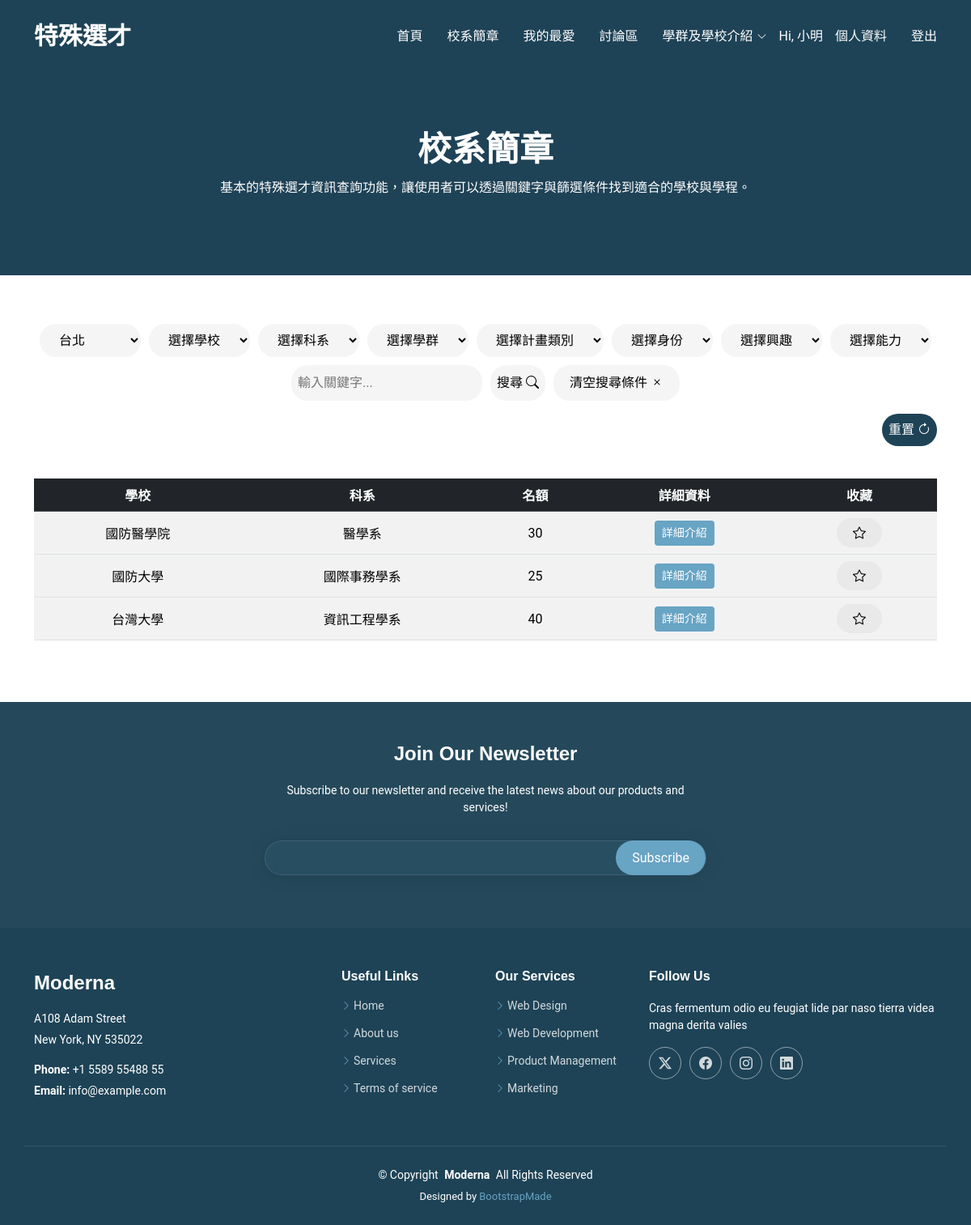
Screenshot of /Moderna/test.php?region=台北 (signed in) with the database file from the repository.
### tables this page shows
CREATE TABLE `admi_thro_years` (
  `sch_num` varchar(20) NOT NULL,
  `school` varchar(20) NOT NULL,
  `dep` varchar(20) NOT NULL,
  `110` int(80) NOT NULL,
  `111` int(80) NOT NULL,
  `112` int(80) NOT NULL,
  `113` int(80) NOT NULL,
  `114` int(80) NOT NULL
);

CREATE TABLE `sch_description` (
  `Sch_num` varchar(20) NOT NULL,
  `School_Name` varchar(20) NOT NULL,
  `p_type` varchar(10) NOT NULL,
  `Department` varchar(20) NOT NULL,
  `Region` varchar(10) NOT NULL,
  `address` varchar(50) NOT NULL,
  `Disc_Cluster` varchar(10) NOT NULL,
  `Schol_Apti` varchar(10) DEFAULT NULL,
  `Exam_Item` varchar(20) DEFAULT NULL,
  `Talent` varchar(10) DEFAULT NULL,
  `ID` varchar(10) DEFAULT NULL,
  `Plan` varchar(10) DEFAULT NULL,
  `Quota` int(11) NOT NULL,
  `announce` varchar(100) DEFAULT NULL,
  `Contact` varchar(225) DEFAULT NULL,
  `link` varchar(225) DEFAULT NULL,
  `note` varchar(100) DEFAULT NULL
);

### Moderna/test.php (the view, shortened to what this page needs)
<?php include('header.php'); ?>
<!DOCTYPE html>
<html lang="zh-Hant">
<head>
  <link href="assets/vendor/bootstrap/css/bootstrap.min.css" rel="stylesheet">
  <link href="assets/vendor/bootstrap-icons/bootstrap-icons.css" rel="stylesheet">
  <link href="assets/vendor/aos/aos.css" rel="stylesheet">
  <link href="assets/vendor/glightbox/css/glightbox.min.css" rel="stylesheet">
  <link href="assets/vendor/swiper/swiper-bundle.min.css" rel="stylesheet">
  <link href="assets/css/main.css" rel="stylesheet">
</head>
<body class="about-page">
<main class="main">
  <div class="page-title dark-background">
    <div class="container position-relative">
      <h1>校系簡章</h1>
      <p>基本的特殊選才資訊查詢功能，讓使用者可以透過關鍵字與篩選條件找到適合的學校與學程。</p>
    </div>
  </div>
  <section id="about" class="about section">
    <div class="container">
<?php
$servername = "localhost";
$username = "root";
$password = "";
$dbname = "sa-6";
$conn = new mysqli($servername, $username, $password, $dbname);
$filters = [
  "q" => $_GET['q'] ?? "",
  "region" => $_GET['region'] ?? "",
  "department" => $_GET['department'] ?? "",
  "plan" => $_GET['plan'] ?? "",
  "schol_apti" => $_GET['schol_apti'] ?? "",
  "talent" => $_GET['talent'] ?? "",
  "ID" => $_GET['ID'] ?? "",
  "school_name" => $_GET['school_name'] ?? "",
  "disc_cluster" => $_GET['disc_cluster'] ?? ""
];
$sql = "SELECT sd.*, aty.110, aty.111, aty.112, aty.113, aty.114
        FROM sch_description sd
        LEFT JOIN admi_thro_years aty ON sd.Sch_num = aty.sch_num
        WHERE 1=1";
$params = [];
$types = "";
foreach ($filters as $k => $v) {
  if ($k !== "q" && !empty($v)) {
    $sql .= " AND $k = ?";
    $params[] = $v;
    $types .= "s";
  }
}
$stmt = $conn->prepare($sql);
if (!empty($params)) $stmt->bind_param($types, ...$params);
$stmt->execute();
$result = $stmt->get_result();
$results = $result ? $result->fetch_all(MYSQLI_ASSOC) : [];
?>
<div class="filter-container">
<form method="GET" action="" class="filter-form">
    <select name="region">
        <option value="台北" <?php if ($filters["region"] == "台北") echo "selected"; ?>>台北</option>
    </select>
    <select name="school_name">
        <option value="">選擇學校</option>
    </select>
    <select name="department">
        <option value="">選擇科系</option>
    </select>
    <select name="disc_cluster">
        <option value="">選擇學群</option>
    </select>
    <select name="plan">
        <option value="">選擇計畫類別</option>
    </select>
    <select name="ID">
        <option value="">選擇身份</option>
    </select>
    <select name="schol_apti">
        <option value="">選擇興趣</option>
    </select>
    <select name="talent">
        <option value="">選擇能力</option>
    </select>
    <input type="text" name="q" value="<?php echo htmlspecialchars($filters['q']); ?>"
           placeholder="輸入關鍵字..." class="search-input">
    <button type="submit" class="search-button">搜尋 <i class="bi bi-search"></i></button>
    <button type="reset" class="reset-button">清空搜尋條件 <i class="bi bi-x"></i></button>
</form>
</div>
      <div style="display: flex; justify-content: flex-end;">
        <form method="GET" >
        <button type="submit" class="clear-button">重置 <i class="bi bi-arrow-clockwise"></i></button>
        </form>
       </div>
<?php if (!empty($results)): ?>
<table class="table table-striped table-hover align-middle text-center mt-4">
  <thead class="table-dark">
    <tr><th>學校</th><th>科系</th><th>名額</th><th>詳細資料</th><th>收藏</th></tr>
  </thead>
  <tbody>
<?php foreach ($results as $row): ?>
<tr>
  <td><?= htmlspecialchars($row['School_Name']); ?></td>
  <td><?= htmlspecialchars($row['Department']); ?></td>
  <td><?= htmlspecialchars($row['Quota']); ?></td>
  <td>
          <button class="btn  btn-sm" style=" background-color: var(--accent-color); color:white;" type="button" data-bs-toggle="collapse" data-bs-target="#details-<?php echo $row['Sch_num']; ?>" aria-expanded="false" aria-controls="details-<?php echo $row['Sch_num']; ?>">
            詳細介紹
          </button>
        </td>
        <td>
        <button class="favorite-btn" style="background-color:none" data-sch-num="<?php echo $row['Sch_num']; ?>" onclick="toggleStar(this)">
        <i class="bi bi-star"></i>
</button>
        </td>
</tr>
<?php endforeach; ?>
</tbody></table>
<?php else: ?>
<p>沒有找到相關結果。</p>
<?php endif; ?>
</div></section>
</main>
  <footer id="footer" class="footer dark-background">
    <div class="footer-newsletter">
      <div class="container">
        <div class="row justify-content-center text-center">
          <div class="col-lg-6">
            <h4>Join Our Newsletter</h4>
            <p>Subscribe to our newsletter and receive the latest news about our products and services!</p>
            <form action="forms/newsletter.php" method="post" class="php-email-form">
              <div class="newsletter-form"><input type="email" name="email"><input type="submit" value="Subscribe"></div>
            </form>
          </div>
        </div>
      </div>
    </div>
    <div class="container footer-top">
      <div class="row gy-4">
        <div class="col-lg-4 col-md-6 footer-about">
          <a href="index.html" class="d-flex align-items-center">
            <span class="sitename">Moderna</span>
          </a>
          <div class="footer-contact pt-3">
            <p>A108 Adam Street</p>
            <p>New York, NY 535022</p>
            <p class="mt-3"><strong>Phone:</strong> <span>+1 5589 55488 55</span></p>
            <p><strong>Email:</strong> <span>info@example.com</span></p>
          </div>
        </div>
        <div class="col-lg-2 col-md-3 footer-links">
          <h4>Useful Links</h4>
          <ul>
            <li><i class="bi bi-chevron-right"></i> <a href="#">Home</a></li>
            <li><i class="bi bi-chevron-right"></i> <a href="#">About us</a></li>
            <li><i class="bi bi-chevron-right"></i> <a href="#">Services</a></li>
            <li><i class="bi bi-chevron-right"></i> <a href="#">Terms of service</a></li>
          </ul>
        </div>
        <div class="col-lg-2 col-md-3 footer-links">
          <h4>Our Services</h4>
          <ul>
            <li><i class="bi bi-chevron-right"></i> <a href="#">Web Design</a></li>
            <li><i class="bi bi-chevron-right"></i> <a href="#">Web Development</a></li>
            <li><i class="bi bi-chevron-right"></i> <a href="#">Product Management</a></li>
            <li><i class="bi bi-chevron-right"></i> <a href="#">Marketing</a></li>
          </ul>
        </div>
        <div class="col-lg-4 col-md-12">
          <h4>Follow Us</h4>
          <p>Cras fermentum odio eu feugiat lide par naso tierra videa magna derita valies</p>
          <div class="social-links d-flex">
            <a href=""><i class="bi bi-twitter-x"></i></a>
            <a href=""><i class="bi bi-facebook"></i></a>
            <a href=""><i class="bi bi-instagram"></i></a>
            <a href=""><i class="bi bi-linkedin"></i></a>
          </div>
        </div>
      </div>
    </div>
    <div class="container copyright text-center mt-4">
      <p>© <span>Copyright</span> <strong class="px-1 sitename">Moderna</strong> <span>All Rights Reserved</span></p>
      <div class="credits">
        Designed by <a href="https://bootstrapmade.com/">BootstrapMade</a>
      </div>
    </div>
  </footer>
</body>
</html>

### Moderna/assets/css/main.css (style rules this page uses)
:root { --default-font: "Roboto", system-ui, -apple-system, "Segoe UI", Roboto, "Helvetica Neue", Arial, "Noto Sans", "Liberation Sans", sans-serif, "Apple Color Emoji", "Segoe UI Emoji", "Segoe UI Symbol", "Noto Color Emoji"; --heading-font: "Raleway", sans-serif; --nav-font: "Poppins", sans-serif; }
:root { --background-color: #ffffff; --default-color: #555555; --heading-color: #1e4356; --accent-color: #68a4c4; --surface-color: #ffffff; --contrast-color: #ffffff; }
:root { --nav-color: #ffffff; --nav-hover-color: #68a4c4; --nav-mobile-background-color: #ffffff; --nav-dropdown-background-color: #ffffff; --nav-dropdown-color: #555555; --nav-dropdown-hover-color: #68a4c4; }
.dark-background { --background-color: #1e4356; --default-color: #ffffff; --heading-color: #ffffff; --surface-color: #284e62; --contrast-color: #ffffff; }
:root { scroll-behavior: smooth; }
body { color: var(--default-color); background-color: var(--background-color); font-family: var(--default-font); }
a { color: var(--accent-color); text-decoration: none; transition: 0.3s; }
h1, h2, h3, h4, h5, h6 { color: var(--heading-color); font-family: var(--heading-font); }
.footer { color: var(--default-color); background-color: var(--background-color); font-size: 14px; position: relative; }
.footer .footer-newsletter { background-color: color-mix(in srgb, var(--default-color), transparent 97%); padding: 50px 0; }
.footer .footer-newsletter h4 { font-size: 24px; }
.footer .footer-newsletter .newsletter-form { margin-top: 30px; margin-bottom: 15px; padding: 6px 8px; position: relative; border-radius: 4px; background-color: var(--surface-color); border: 1px solid color-mix(in srgb, var(--default-color), transparent 90%); box-shadow: 0px 2px 25px rgba(0, 0, 0, 0.1); display: flex; transition: 0.3s; border-radius: 50px; }
.footer .footer-newsletter .newsletter-form input[type=email] { border: 0; padding: 4px; width: 100%; background-color: var(--surface-color); color: var(--default-color); }
.footer .footer-newsletter .newsletter-form input[type=submit] { border: 0; font-size: 16px; padding: 0 20px; margin: -7px -8px -7px 0; background: var(--accent-color); color: var(--contrast-color); transition: 0.3s; border-radius: 50px; }
.footer .footer-top { padding-top: 50px; }
.footer .social-links a { display: flex; align-items: center; justify-content: center; width: 40px; height: 40px; border-radius: 50%; border: 1px solid color-mix(in srgb, var(--default-color), transparent 50%); font-size: 16px; color: color-mix(in srgb, var(--default-color), transparent 20%); margin-right: 10px; transition: 0.3s; }
.footer h4 { font-size: 16px; font-weight: bold; position: relative; padding-bottom: 12px; }
.footer .footer-links { margin-bottom: 30px; }
.footer .footer-links ul { list-style: none; padding: 0; margin: 0; }
.footer .footer-links ul i { margin-right: 3px; font-size: 12px; line-height: 0; color: var(--accent-color); }
.footer .footer-links ul li { padding: 10px 0; display: flex; align-items: center; }
.footer .footer-links ul li:first-child { padding-top: 0; }
.footer .footer-links ul a { display: inline-block; color: color-mix(in srgb, var(--default-color), transparent 20%); line-height: 1; }
.footer .footer-about a { color: var(--heading-color); font-size: 24px; font-weight: 600; font-family: var(--heading-font); }
.footer .footer-contact p { margin-bottom: 5px; }
.footer .copyright { padding: 25px 0; border-top: 1px solid color-mix(in srgb, var(--default-color), transparent 90%); }
.footer .copyright p { margin-bottom: 0; }
.footer .credits { margin-top: 6px; font-size: 13px; }
.page-title { color: var(--default-color); background-color: var(--background-color); padding: 160px 0 80px 0; text-align: center; position: relative; }
.page-title:before { content: ""; background-color: color-mix(in srgb, var(--background-color), transparent 50%); position: absolute; inset: 0; }
.page-title h1 { font-size: 42px; font-weight: 700; margin-bottom: 10px; }
section, .section { color: var(--default-color); background-color: var(--background-color); padding: 60px 0; scroll-margin-top: 90px; overflow: clip; }

### rows the page displays
admi_thro_years: sch_num.School_Name "國防醫學院", sch_num.Department "醫學系", sch_num.Quota "30"
admi_thro_years: sch_num.School_Name "國防大學", sch_num.Department "國際事務學系", sch_num.Quota "25"
admi_thro_years: sch_num.School_Name "台灣大學", sch_num.Department "資訊工程學系", sch_num.Quota "40"

### other values shown
$_SESSION['nickname'] "小明"
